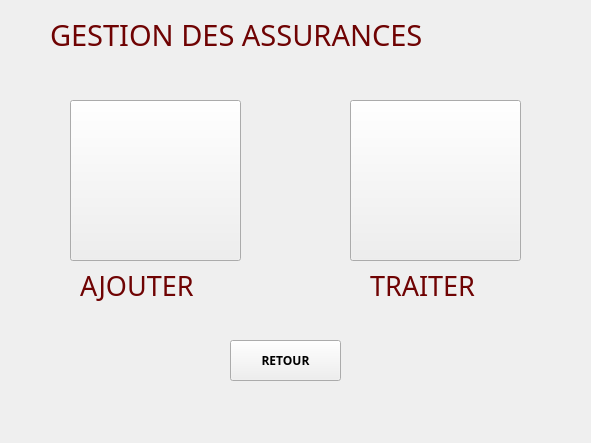
<?xml version="1.0" encoding="UTF-8"?>
<ui version="4.0">
 <class>Gestion_Assurance</class>
 <widget class="QWidget" name="Gestion_Assurance">
  <property name="geometry">
   <rect>
    <x>0</x>
    <y>0</y>
    <width>591</width>
    <height>443</height>
   </rect>
  </property>
  <property name="windowTitle">
   <string>Form</string>
  </property>
  <widget class="QPushButton" name="pushButton">
   <property name="geometry">
    <rect>
     <x>230</x>
     <y>340</y>
     <width>111</width>
     <height>41</height>
    </rect>
   </property>
   <property name="font">
    <font>
     <family>Century Gothic</family>
     <weight>75</weight>
     <bold>true</bold>
    </font>
   </property>
   <property name="text">
    <string>RETOUR</string>
   </property>
   <property name="icon">
    <iconset>
     <normaloff>:/icons/icons8_back_to_200px.png</normaloff>:/icons/icons8_back_to_200px.png</iconset>
   </property>
   <property name="iconSize">
    <size>
     <width>30</width>
     <height>30</height>
    </size>
   </property>
  </widget>
  <widget class="QLabel" name="label_3">
   <property name="geometry">
    <rect>
     <x>370</x>
     <y>260</y>
     <width>141</width>
     <height>51</height>
    </rect>
   </property>
   <property name="font">
    <font>
     <family>Century Gothic</family>
     <pointsize>20</pointsize>
    </font>
   </property>
   <property name="text">
    <string>&lt;html&gt;&lt;head/&gt;&lt;body&gt;&lt;p&gt;&lt;span style=&quot; color:#6f0303;&quot;&gt;TRAITER&lt;/span&gt;&lt;/p&gt;&lt;/body&gt;&lt;/html&gt;</string>
   </property>
  </widget>
  <widget class="QLabel" name="label">
   <property name="geometry">
    <rect>
     <x>50</x>
     <y>10</y>
     <width>491</width>
     <height>51</height>
    </rect>
   </property>
   <property name="font">
    <font>
     <family>Century Gothic</family>
     <pointsize>22</pointsize>
     <weight>50</weight>
     <bold>false</bold>
    </font>
   </property>
   <property name="text">
    <string>&lt;html&gt;&lt;head/&gt;&lt;body&gt;&lt;p&gt;&lt;span style=&quot; color:#6f0303;&quot;&gt;GESTION DES  ASSURANCES&lt;/span&gt;&lt;/p&gt;&lt;/body&gt;&lt;/html&gt;</string>
   </property>
  </widget>
  <widget class="QLabel" name="label_2">
   <property name="geometry">
    <rect>
     <x>80</x>
     <y>260</y>
     <width>141</width>
     <height>51</height>
    </rect>
   </property>
   <property name="font">
    <font>
     <family>Century Gothic</family>
     <pointsize>20</pointsize>
    </font>
   </property>
   <property name="text">
    <string>&lt;html&gt;&lt;head/&gt;&lt;body&gt;&lt;p&gt;&lt;span style=&quot; color:#6f0303;&quot;&gt;AJOUTER&lt;/span&gt;&lt;/p&gt;&lt;/body&gt;&lt;/html&gt;</string>
   </property>
  </widget>
  <widget class="QPushButton" name="traiter">
   <property name="geometry">
    <rect>
     <x>350</x>
     <y>100</y>
     <width>171</width>
     <height>161</height>
    </rect>
   </property>
   <property name="text">
    <string/>
   </property>
   <property name="icon">
    <iconset resource="images.qrc">
     <normaloff>:/icons/manage.png</normaloff>:/icons/manage.png</iconset>
   </property>
   <property name="iconSize">
    <size>
     <width>150</width>
     <height>150</height>
    </size>
   </property>
  </widget>
  <widget class="QPushButton" name="ajouter">
   <property name="geometry">
    <rect>
     <x>70</x>
     <y>100</y>
     <width>171</width>
     <height>161</height>
    </rect>
   </property>
   <property name="text">
    <string/>
   </property>
   <property name="icon">
    <iconset resource="images.qrc">
     <normaloff>:/icons/add.png</normaloff>:/icons/add.png</iconset>
   </property>
   <property name="iconSize">
    <size>
     <width>150</width>
     <height>150</height>
    </size>
   </property>
  </widget>
 </widget>
 <resources>
  <include location="images.qrc"/>
 </resources>
 <connections/>
</ui>
